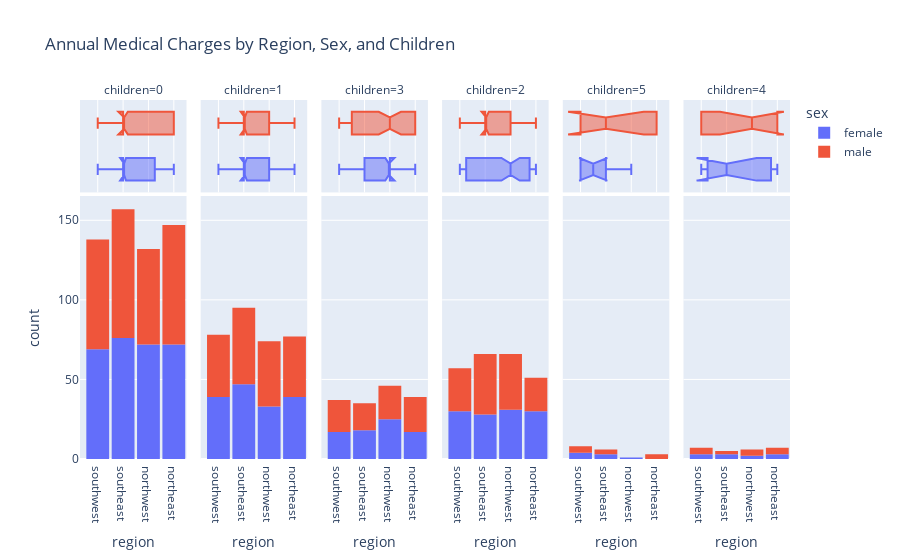

The cell this chart's notebook holds for it:
### Code cell
fig = px.histogram(medical_df,
                   x='region',
                   color='sex',
                   facet_col='children',
                   marginal='box',
                   title='Annual Medical Charges by Region, Sex, and Children')
fig.update_layout(bargap=0.1)
fig.show()

### Figure 1 — Plotly figure (JSON) as saved in the notebook; plotly's stock layout.template omitted (floating-point values rounded to 4 significant figures; data arrays with more than 128 entries replaced by an {"elided": "..."} marker saying what was removed)
{"data": [{"bingroup": "x", "hovertemplate": "sex=female<br>children=0<br>region=%{x}<br>count=%{y}<extra></extra>", "legendgroup": "female", "marker": {"color": "#636efa", "pattern": {"shape": ""}}, "name": "female", "orientation": "v", "showlegend": true, "type": "histogram", "x": {"elided": "289 str values"}, "xaxis": "x", "yaxis": "y"}, {"hovertemplate": "sex=female<br>children=0<br>region=%{x}<extra></extra>", "legendgroup": "female", "marker": {"color": "#636efa"}, "name": "female", "notched": true, "showlegend": false, "type": "box", "x": {"elided": "289 str values"}, "xaxis": "x7", "yaxis": "y7"}, {"bingroup": "x", "hovertemplate": "sex=female<br>children=1<br>region=%{x}<br>count=%{y}<extra></extra>", "legendgroup": "female", "marker": {"color": "#636efa", "pattern": {"shape": ""}}, "name": "female", "orientation": "v", "showlegend": false, "type": "histogram", "x": {"elided": "158 str values"}, "xaxis": "x2", "yaxis": "y2"}, {"hovertemplate": "sex=female<br>children=1<br>region=%{x}<extra></extra>", "legendgroup": "female", "marker": {"color": "#636efa"}, "name": "female", "notched": true, "showlegend": false, "type": "box", "x": {"elided": "158 str values"}, "xaxis": "x8", "yaxis": "y8"}, {"bingroup": "x", "hovertemplate": "sex=female<br>children=3<br>region=%{x}<br>count=%{y}<extra></extra>", "legendgroup": "female", "marker": {"color": "#636efa", "pattern": {"shape": ""}}, "name": "female", "orientation": "v", "showlegend": false, "type": "histogram", "x": ["northwest", "southeast", "northwest", "northwest", "southwest", "southwest", "southeast", "northwest", "southeast", "southeast", "northeast", "southeast", "northwest", "northeast", "southwest", "southeast", "northeast", "southeast", "northeast", "northeast", "southeast", "northeast", "northeast", "northwest", "northwest", "southwest", "northwest", "southeast", "southeast", "northwest", "southwest", "southwest", "northwest", "southeast", "northeast", "northwest", "northeast", "southeast", "northeast", "southeast", "southwest", "southwest", "northeast", "southwest", "southwest", "northwest", "northeast", "southwest", "southwest", "northeast", "northwest", "southeast", "northeast", "northwest", "northeast", "southwest", "northeast", "northwest", "southeast", "southwest", "southeast", "northwest", "northwest", "northwest", "northwest", "southwest", "southeast", "northeast", "northwest", "southeast", "northwest", "northwest", "northwest", "southwest", "northwest", "northwest", "southwest"], "xaxis": "x3", "yaxis": "y3"}, {"hovertemplate": "sex=female<br>children=3<br>region=%{x}<extra></extra>", "legendgroup": "female", "marker": {"color": "#636efa"}, "name": "female", "notched": true, "showlegend": false, "type": "box", "x": ["northwest", "southeast", "northwest", "northwest", "southwest", "southwest", "southeast", "northwest", "southeast", "southeast", "northeast", "southeast", "northwest", "northeast", "southwest", "southeast", "northeast", "southeast", "northeast", "northeast", "southeast", "northeast", "northeast", "northwest", "northwest", "southwest", "northwest", "southeast", "southeast", "northwest", "southwest", "southwest", "northwest", "southeast", "northeast", "northwest", "northeast", "southeast", "northeast", "southeast", "southwest", "southwest", "northeast", "southwest", "southwest", "northwest", "northeast", "southwest", "southwest", "northeast", "northwest", "southeast", "northeast", "northwest", "northeast", "southwest", "northeast", "northwest", "southeast", "southwest", "southeast", "northwest", "northwest", "northwest", "northwest", "southwest", "southeast", "northeast", "northwest", "southeast", "northwest", "northwest", "northwest", "southwest", "northwest", "northwest", "southwest"], "xaxis": "x9", "yaxis": "y9"}, {"bingroup": "x", "hovertemplate": "sex=female<br>children=2<br>region=%{x}<br>count=%{y}<extra></extra>", "legendgroup": "female", "marker": {"color": "#636efa", "pattern": {"shape": ""}}, "name": "female", "orientation": "v", "showlegend": false, "type": "histogram", "x": ["northwest", "southeast", "southeast", "northeast", "northwest", "northeast", "northwest", "southwest", "southwest", "southwest", "southwest", "northwest", "northwest", "southwest", "southwest", "southwest", "southeast", "northwest", "southeast", "southwest", "southwest", "southeast", "northeast", "southwest", "northeast", "northeast", "southeast", "southeast", "southwest", "southwest", "northwest", "northeast", "northeast", "southeast", "northwest", "northeast", "southeast", "northeast", "northeast", "northeast", "southwest", "northwest", "southeast", "northeast", "northwest", "southwest", "southeast", "northwest", "southwest", "southeast", "southwest", "northwest", "northwest", "southeast", "southeast", "northeast", "southeast", "northwest", "southwest", "northeast", "southeast", "southeast", "southeast", "northwest", "southeast", "northwest", "northeast", "southeast", "southwest", "southeast", "northwest", "northwest", "northeast", "northeast", "northwest", "southwest", "northwest", "southeast", "northeast", "northwest", "northeast", "southeast", "northeast", "southwest", "northwest", "southwest", "northeast", "northeast", "southwest", "northeast", "southwest", "southwest", "northwest", "northeast", "northwest", "northeast", "northwest", "northeast", "northeast", "northwest", "southeast", "northwest", "southwest", "southwest", "northwest", "southwest", "southwest", "southwest", "southeast", "northeast", "northwest", "northwest", "northeast", "southeast", "southwest", "northwest", "southeast", "northeast", "southeast"], "xaxis": "x4", "yaxis": "y4"}, {"hovertemplate": "sex=female<br>children=2<br>region=%{x}<extra></extra>", "legendgroup": "female", "marker": {"color": "#636efa"}, "name": "female", "notched": true, "showlegend": false, "type": "box", "x": ["northwest", "southeast", "southeast", "northeast", "northwest", "northeast", "northwest", "southwest", "southwest", "southwest", "southwest", "northwest", "northwest", "southwest", "southwest", "southwest", "southeast", "northwest", "southeast", "southwest", "southwest", "southeast", "northeast", "southwest", "northeast", "northeast", "southeast", "southeast", "southwest", "southwest", "northwest", "northeast", "northeast", "southeast", "northwest", "northeast", "southeast", "northeast", "northeast", "northeast", "southwest", "northwest", "southeast", "northeast", "northwest", "southwest", "southeast", "northwest", "southwest", "southeast", "southwest", "northwest", "northwest", "southeast", "southeast", "northeast", "southeast", "northwest", "southwest", "northeast", "southeast", "southeast", "southeast", "northwest", "southeast", "northwest", "northeast", "southeast", "southwest", "southeast", "northwest", "northwest", "northeast", "northeast", "northwest", "southwest", "northwest", "southeast", "northeast", "northwest", "northeast", "southeast", "northeast", "southwest", "northwest", "southwest", "northeast", "northeast", "southwest", "northeast", "southwest", "southwest", "northwest", "northeast", "northwest", "northeast", "northwest", "northeast", "northeast", "northwest", "southeast", "northwest", "southwest", "southwest", "northwest", "southwest", "southwest", "southwest", "southeast", "northeast", "northwest", "northwest", "northeast", "southeast", "southwest", "northwest", "southeast", "northeast", "southeast"], "xaxis": "x10", "yaxis": "y10"}, {"bingroup": "x", "hovertemplate": "sex=female<br>children=5<br>region=%{x}<br>count=%{y}<extra></extra>", "legendgroup": "female", "marker": {"color": "#636efa", "pattern": {"shape": ""}}, "name": "female", "orientation": "v", "showlegend": false, "type": "histogram", "x": ["southwest", "southwest", "southeast", "southwest", "northwest", "southeast", "southwest", "southeast"], "xaxis": "x5", "yaxis": "y5"}, {"hovertemplate": "sex=female<br>children=5<br>region=%{x}<extra></extra>", "legendgroup": "female", "marker": {"color": "#636efa"}, "name": "female", "notched": true, "showlegend": false, "type": "box", "x": ["southwest", "southwest", "southeast", "southwest", "northwest", "southeast", "southwest", "southeast"], "xaxis": "x11", "yaxis": "y11"}, {"bingroup": "x", "hovertemplate": "sex=female<br>children=4<br>region=%{x}<br>count=%{y}<extra></extra>", "legendgroup": "female", "marker": {"color": "#636efa", "pattern": {"shape": ""}}, "name": "female", "orientation": "v", "showlegend": false, "type": "histogram", "x": ["northwest", "northeast", "southeast", "northeast", "southeast", "southeast", "southwest", "southwest", "northeast", "northwest", "southwest"], "xaxis": "x6", "yaxis": "y6"}, {"hovertemplate": "sex=female<br>children=4<br>region=%{x}<extra></extra>", "legendgroup": "female", "marker": {"color": "#636efa"}, "name": "female", "notched": true, "showlegend": false, "type": "box", "x": ["northwest", "northeast", "southeast", "northeast", "southeast", "southeast", "southwest", "southwest", "northeast", "northwest", "southwest"], "xaxis": "x12", "yaxis": "y12"}, {"bingroup": "x", "hovertemplate": "sex=male<br>children=0<br>region=%{x}<br>count=%{y}<extra></extra>", "legendgroup": "male", "marker": {"color": "#EF553B", "pattern": {"shape": ""}}, "name": "male", "orientation": "v", "showlegend": true, "type": "histogram", "x": {"elided": "285 str values"}, "xaxis": "x", "yaxis": "y"}, {"hovertemplate": "sex=male<br>children=0<br>region=%{x}<extra></extra>", "legendgroup": "male", "marker": {"color": "#EF553B"}, "name": "male", "notched": true, "showlegend": false, "type": "box", "x": {"elided": "285 str values"}, "xaxis": "x7", "yaxis": "y7"}, {"bingroup": "x", "hovertemplate": "sex=male<br>children=1<br>region=%{x}<br>count=%{y}<extra></extra>", "legendgroup": "male", "marker": {"color": "#EF553B", "pattern": {"shape": ""}}, "name": "male", "orientation": "v", "showlegend": false, "type": "histogram", "x": {"elided": "166 str values"}, "xaxis": "x2", "yaxis": "y2"}, {"hovertemplate": "sex=male<br>children=1<br>region=%{x}<extra></extra>", "legendgroup": "male", "marker": {"color": "#EF553B"}, "name": "male", "notched": true, "showlegend": false, "type": "box", "x": {"elided": "166 str values"}, "xaxis": "x8", "yaxis": "y8"}, {"bingroup": "x", "hovertemplate": "sex=male<br>children=3<br>region=%{x}<br>count=%{y}<extra></extra>", "legendgroup": "male", "marker": {"color": "#EF553B", "pattern": {"shape": ""}}, "name": "male", "orientation": "v", "showlegend": false, "type": "histogram", "x": ["southeast", "northeast", "southeast", "northeast", "northeast", "northwest", "northwest", "northeast", "northeast", "northeast", "southwest", "southeast", "southwest", "southwest", "northeast", "southeast", "northeast", "southeast", "southwest", "northwest", "northeast", "southeast", "southeast", "northwest", "northeast", "northwest", "southeast", "southeast", "southwest", "southwest", "northwest", "southwest", "northwest", "northeast", "northeast", "northwest", "northeast", "southeast", "southeast", "northwest", "southwest", "northwest", "southwest", "southeast", "northeast", "northeast", "southwest", "southeast", "southeast", "southwest", "northeast", "southwest", "northeast", "northeast", "southwest", "northeast", "northeast", "southwest", "southwest", "northeast", "southwest", "northwest", "northwest", "southwest", "northwest", "southeast", "southwest", "southwest", "southeast", "southeast", "northwest", "northwest", "northwest", "northeast", "northwest", "southwest", "northwest", "northwest", "northwest", "northwest"], "xaxis": "x3", "yaxis": "y3"}, {"hovertemplate": "sex=male<br>children=3<br>region=%{x}<extra></extra>", "legendgroup": "male", "marker": {"color": "#EF553B"}, "name": "male", "notched": true, "showlegend": false, "type": "box", "x": ["southeast", "northeast", "southeast", "northeast", "northeast", "northwest", "northwest", "northeast", "northeast", "northeast", "southwest", "southeast", "southwest", "southwest", "northeast", "southeast", "northeast", "southeast", "southwest", "northwest", "northeast", "southeast", "southeast", "northwest", "northeast", "northwest", "southeast", "southeast", "southwest", "southwest", "northwest", "southwest", "northwest", "northeast", "northeast", "northwest", "northeast", "southeast", "southeast", "northwest", "southwest", "northwest", "southwest", "southeast", "northeast", "northeast", "southwest", "southeast", "southeast", "southwest", "northeast", "southwest", "northeast", "northeast", "southwest", "northeast", "northeast", "southwest", "southwest", "northeast", "southwest", "northwest", "northwest", "southwest", "northwest", "southeast", "southwest", "southwest", "southeast", "southeast", "northwest", "northwest", "northwest", "northeast", "northwest", "southwest", "northwest", "northwest", "northwest", "northwest"], "xaxis": "x9", "yaxis": "y9"}, {"bingroup": "x", "hovertemplate": "sex=male<br>children=2<br>region=%{x}<br>count=%{y}<extra></extra>", "legendgroup": "male", "marker": {"color": "#EF553B", "pattern": {"shape": ""}}, "name": "male", "orientation": "v", "showlegend": false, "type": "histogram", "x": ["northeast", "northwest", "southwest", "northwest", "southeast", "southwest", "northwest", "northwest", "northwest", "southwest", "southwest", "northeast", "southeast", "northwest", "northwest", "southeast", "northeast", "northwest", "northeast", "northwest", "southeast", "northeast", "southeast", "southwest", "northwest", "northwest", "southeast", "southeast", "northwest", "northwest", "southeast", "northwest", "southwest", "northeast", "northwest", "southwest", "southwest", "southeast", "southeast", "southwest", "northwest", "northwest", "southeast", "northwest", "southwest", "northwest", "northwest", "southeast", "southeast", "southwest", "northeast", "southwest", "southwest", "northeast", "southeast", "northwest", "southeast", "southwest", "northeast", "northeast", "southwest", "southwest", "northeast", "southwest", "northeast", "northwest", "northwest", "southeast", "southeast", "northeast", "southeast", "southeast", "southeast", "northwest", "southwest", "southeast", "northwest", "northeast", "southeast", "northeast", "southeast", "southwest", "southeast", "southwest", "northwest", "northwest", "northeast", "northwest", "northwest", "northeast", "northeast", "southeast", "southeast", "northwest", "southeast", "southeast", "southeast", "southeast", "southwest", "southeast", "southwest", "southeast", "southwest", "northwest", "northwest", "northeast", "northwest", "northwest", "southwest", "southeast", "southeast", "southeast", "northeast", "southeast", "southeast", "southeast", "southwest", "northwest", "northeast", "southwest", "southwest"], "xaxis": "x4", "yaxis": "y4"}, {"hovertemplate": "sex=male<br>children=2<br>region=%{x}<extra></extra>", "legendgroup": "male", "marker": {"color": "#EF553B"}, "name": "male", "notched": true, "showlegend": false, "type": "box", "x": ["northeast", "northwest", "southwest", "northwest", "southeast", "southwest", "northwest", "northwest", "northwest", "southwest", "southwest", "northeast", "southeast", "northwest", "northwest", "southeast", "northeast", "northwest", "northeast", "northwest", "southeast", "northeast", "southeast", "southwest", "northwest", "northwest", "southeast", "southeast", "northwest", "northwest", "southeast", "northwest", "southwest", "northeast", "northwest", "southwest", "southwest", "southeast", "southeast", "southwest", "northwest", "northwest", "southeast", "northwest", "southwest", "northwest", "northwest", "southeast", "southeast", "southwest", "northeast", "southwest", "southwest", "northeast", "southeast", "northwest", "southeast", "southwest", "northeast", "northeast", "southwest", "southwest", "northeast", "southwest", "northeast", "northwest", "northwest", "southeast", "southeast", "northeast", "southeast", "southeast", "southeast", "northwest", "southwest", "southeast", "northwest", "northeast", "southeast", "northeast", "southeast", "southwest", "southeast", "southwest", "northwest", "northwest", "northeast", "northwest", "northwest", "northeast", "northeast", "southeast", "southeast", "northwest", "southeast", "southeast", "southeast", "southeast", "southwest", "southeast", "southwest", "southeast", "southwest", "northwest", "northwest", "northeast", "northwest", "northwest", "southwest", "southeast", "southeast", "southeast", "northeast", "southeast", "southeast", "southeast", "southwest", "northwest", "northeast", "southwest", "southwest"], "xaxis": "x10", "yaxis": "y10"}, {"bingroup": "x", "hovertemplate": "sex=male<br>children=5<br>region=%{x}<br>count=%{y}<extra></extra>", "legendgroup": "male", "marker": {"color": "#EF553B", "pattern": {"shape": ""}}, "name": "male", "orientation": "v", "showlegend": false, "type": "histogram", "x": ["northeast", "southwest", "southeast", "southwest", "southeast", "southwest", "northeast", "northeast", "southwest", "southeast"], "xaxis": "x5", "yaxis": "y5"}, {"hovertemplate": "sex=male<br>children=5<br>region=%{x}<extra></extra>", "legendgroup": "male", "marker": {"color": "#EF553B"}, "name": "male", "notched": true, "showlegend": false, "type": "box", "x": ["northeast", "southwest", "southeast", "southwest", "southeast", "southwest", "northeast", "northeast", "southwest", "southeast"], "xaxis": "x11", "yaxis": "y11"}, {"bingroup": "x", "hovertemplate": "sex=male<br>children=4<br>region=%{x}<br>count=%{y}<extra></extra>", "legendgroup": "male", "marker": {"color": "#EF553B", "pattern": {"shape": ""}}, "name": "male", "orientation": "v", "showlegend": false, "type": "histogram", "x": ["southeast", "northeast", "northwest", "northwest", "northeast", "southwest", "southwest", "southwest", "southeast", "northeast", "northwest", "southwest", "northwest", "northeast"], "xaxis": "x6", "yaxis": "y6"}, {"hovertemplate": "sex=male<br>children=4<br>region=%{x}<extra></extra>", "legendgroup": "male", "marker": {"color": "#EF553B"}, "name": "male", "notched": true, "showlegend": false, "type": "box", "x": ["southeast", "northeast", "northwest", "northwest", "northeast", "southwest", "southwest", "southwest", "southeast", "northeast", "northwest", "southwest", "northwest", "northeast"], "xaxis": "x12", "yaxis": "y12"}], "layout": {"annotations": [{"font": {}, "showarrow": false, "text": "children=0", "x": 0.075, "xanchor": "center", "xref": "paper", "y": 1, "yanchor": "bottom", "yref": "paper"}, {"font": {}, "showarrow": false, "text": "children=1", "x": 0.245, "xanchor": "center", "xref": "paper", "y": 1, "yanchor": "bottom", "yref": "paper"}, {"font": {}, "showarrow": false, "text": "children=3", "x": 0.415, "xanchor": "center", "xref": "paper", "y": 1, "yanchor": "bottom", "yref": "paper"}, {"font": {}, "showarrow": false, "text": "children=2", "x": 0.585, "xanchor": "center", "xref": "paper", "y": 1, "yanchor": "bottom", "yref": "paper"}, {"font": {}, "showarrow": false, "text": "children=5", "x": 0.755, "xanchor": "center", "xref": "paper", "y": 1, "yanchor": "bottom", "yref": "paper"}, {"font": {}, "showarrow": false, "text": "children=4", "x": 0.925, "xanchor": "center", "xref": "paper", "y": 1, "yanchor": "bottom", "yref": "paper"}], "bargap": 0.1, "barmode": "relative", "legend": {"title": {"text": "sex"}, "tracegroupgap": 0}, "title": {"text": "Annual Medical Charges by Region, Sex, and Children"}, "xaxis": {"anchor": "y", "domain": [0, 0.15], "title": {"text": "region"}}, "xaxis10": {"anchor": "y10", "domain": [0.51, 0.66], "matches": "x", "showgrid": true, "showticklabels": false}, "xaxis11": {"anchor": "y11", "domain": [0.68, 0.83], "matches": "x", "showgrid": true, "showticklabels": false}, "xaxis12": {"anchor": "y12", "domain": [0.85, 1], "matches": "x", "showgrid": true, "showticklabels": false}, "xaxis2": {"anchor": "y2", "domain": [0.17, 0.32], "matches": "x", "title": {"text": "region"}}, "xaxis3": {"anchor": "y3", "domain": [0.34, 0.49], "matches": "x", "title": {"text": "region"}}, "xaxis4": {"anchor": "y4", "domain": [0.51, 0.66], "matches": "x", "title": {"text": "region"}}, "xaxis5": {"anchor": "y5", "domain": [0.68, 0.83], "matches": "x", "title": {"text": "region"}}, "xaxis6": {"anchor": "y6", "domain": [0.85, 1], "matches": "x", "title": {"text": "region"}}, "xaxis7": {"anchor": "y7", "domain": [0, 0.15], "matches": "x", "showgrid": true, "showticklabels": false}, "xaxis8": {"anchor": "y8", "domain": [0.17, 0.32], "matches": "x", "showgrid": true, "showticklabels": false}, "xaxis9": {"anchor": "y9", "domain": [0.34, 0.49], "matches": "x", "showgrid": true, "showticklabels": false}, "yaxis": {"anchor": "x", "domain": [0, 0.7326], "title": {"text": "count"}}, "yaxis10": {"anchor": "x10", "domain": [0.7426, 1], "matches": "y7", "showgrid": false, "showline": false, "showticklabels": false, "ticks": ""}, "yaxis11": {"anchor": "x11", "domain": [0.7426, 1], "matches": "y7", "showgrid": false, "showline": false, "showticklabels": false, "ticks": ""}, "yaxis12": {"anchor": "x12", "domain": [0.7426, 1], "matches": "y7", "showgrid": false, "showline": false, "showticklabels": false, "ticks": ""}, "yaxis2": {"anchor": "x2", "domain": [0, 0.7326], "matches": "y", "showticklabels": false}, "yaxis3": {"anchor": "x3", "domain": [0, 0.7326], "matches": "y", "showticklabels": false}, "yaxis4": {"anchor": "x4", "domain": [0, 0.7326], "matches": "y", "showticklabels": false}, "yaxis5": {"anchor": "x5", "domain": [0, 0.7326], "matches": "y", "showticklabels": false}, "yaxis6": {"anchor": "x6", "domain": [0, 0.7326], "matches": "y", "showticklabels": false}, "yaxis7": {"anchor": "x7", "domain": [0.7426, 1], "matches": "y7", "showgrid": false, "showline": false, "showticklabels": false, "ticks": ""}, "yaxis8": {"anchor": "x8", "domain": [0.7426, 1], "matches": "y7", "showgrid": false, "showline": false, "showticklabels": false, "ticks": ""}, "yaxis9": {"anchor": "x9", "domain": [0.7426, 1], "matches": "y7", "showgrid": false, "showline": false, "showticklabels": false, "ticks": ""}}}
